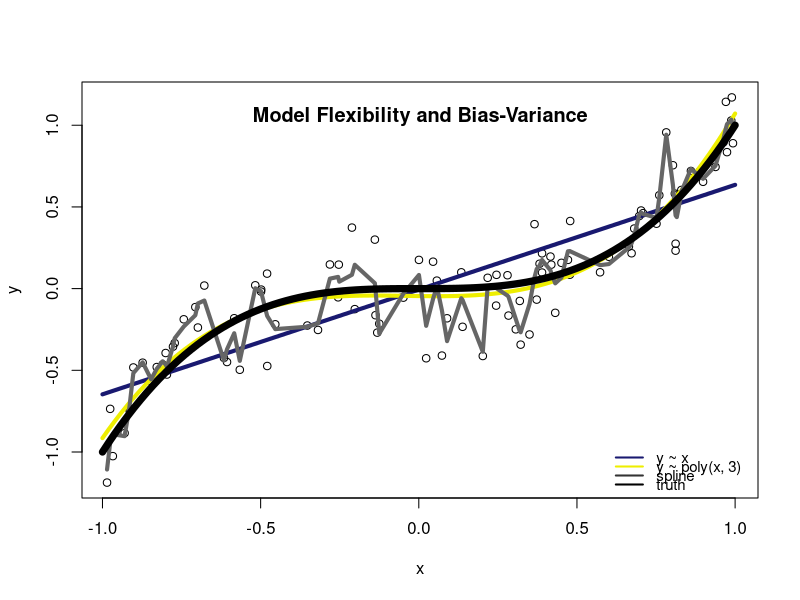

R code for this plot:
#Create truth function
f = function(x) {
 x ^ 3
}

#Function to generate data
data = function(f, n = 100) {
    x = runif(n = n, min = -1, max = 1)
    y = f(x) + rnorm(n = n, mean = 0, sd = 0.2)
    data.frame(x, y)
}

#Create sample data, separate x,y required for spline
data = data(f, n = 100)
x = data$x
y = data$y

#Train linear regression, second & third degree polynomial, and spline
linear = lm(y ~x, data = data)
poly2 = lm(y ~ poly(x, degree = 2), data = data)
poly3 = lm(y ~ poly(x, degree = 3), data = data)
spline = smooth.spline(x=x,y=y, spar = 0.2)

#Set seed for random data, plot datapoints
set.seed(100)
plot(y ~ x, data = data)

#New data to predict on 
newdata = seq(from = -1, to = 1, by = 0.02)

#Predict on newdata, plot as line on chart
lines(newdata, predict(linear, newdata = data.frame(x = newdata)), 
      col = "midnightblue", lwd = 4, lty = 1)

lines(newdata, predict(poly3, newdata = data.frame(x = newdata)), 
      col = "yellow2", lwd = 4, lty = 1)

lines(predict(spline, newdata=data.frame(x = newdata)),
      col = "grey40", lwd = 4, lty = 1)

#Plot ground truth using our defined function
lines(newdata, f(newdata), col = "black", lwd = 7)

#Plot aesthetics
legend('bottomright', c("y ~ x", "y ~ poly(x, 3)", "spline", "truth"), 
       col = c("midnightblue", "yellow2", "grey20", "black"), lty = c(1, 1, 1, 1), 
       lwd = 2, cex=.9,text.width=.3, bty='n', y.intersp = .5)

title("Model Flexibility and Bias-Variance", line = -2)
